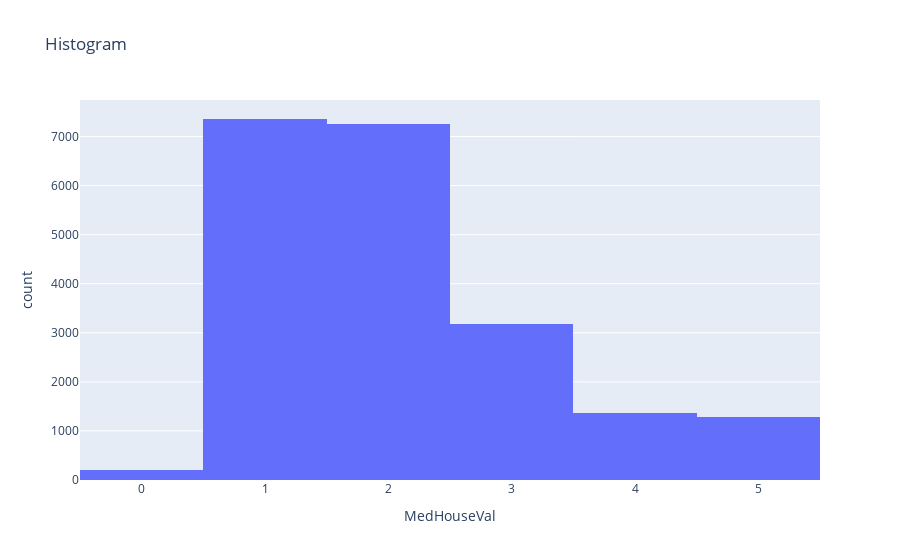

Notebook source saved alongside this figure:
### Code cell
fig = px.histogram(data_frame=housing, x='MedHouseVal', nbins=5, title='Histogram')
fig.show()

### Figure 1 — Plotly figure (JSON) as saved in the notebook; plotly's stock layout.template omitted (floating-point values rounded to 4 significant figures; data arrays with more than 128 entries replaced by an {"elided": "..."} marker saying what was removed)
{"data": [{"alignmentgroup": "True", "bingroup": "x", "hovertemplate": "MedHouseVal=%{x}<br>count=%{y}<extra></extra>", "legendgroup": "", "marker": {"color": "#636efa"}, "name": "", "nbinsx": 5, "offsetgroup": "", "orientation": "v", "showlegend": false, "type": "histogram", "x": {"elided": "20640 float values"}, "xaxis": "x", "yaxis": "y"}], "layout": {"barmode": "relative", "legend": {"tracegroupgap": 0}, "title": {"text": "Histogram"}, "xaxis": {"anchor": "y", "domain": [0, 1], "title": {"text": "MedHouseVal"}}, "yaxis": {"anchor": "x", "domain": [0, 1], "title": {"text": "count"}}}}
